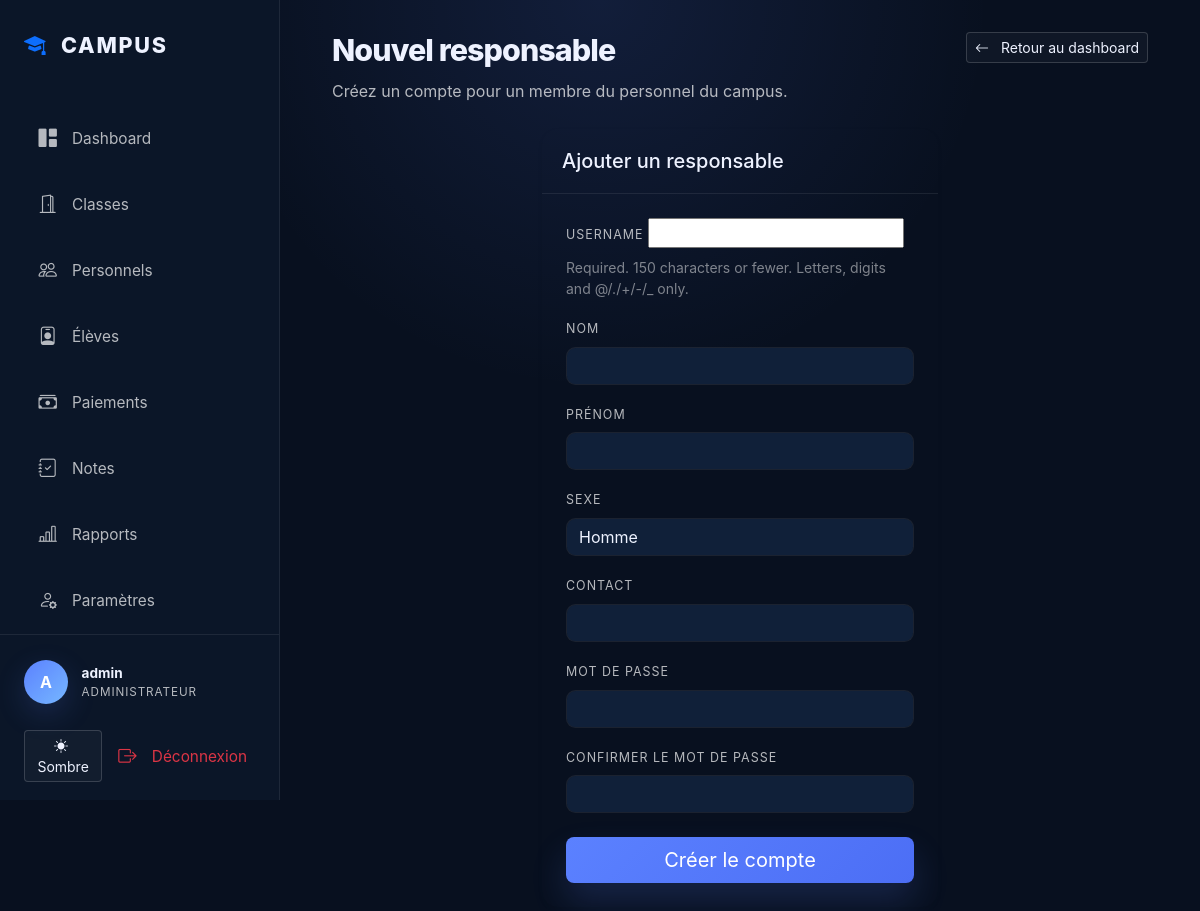
The app's page /ajouter-responsable/ (signed in) with its own data.
### my_app/models.py (models this page shows, shortened)
class Utilisateur(AbstractUser):
    ROLES = [
        ('administrateur', 'Administrateur'),
        ('responsable', 'Responsable'),
    ]
    SEXE = [
        ('homme', 'Homme'),
        ('femme', 'Femme'),
    ]
    role = models.CharField(max_length=20, choices=ROLES, blank=True, null=True)
    sexe = models.CharField(max_length=20, choices=SEXE, blank=True, null=True)
    contact = models.CharField(max_length=20, blank=True, null=True)
    objects = UtilisateurManager()

### my_app/views.py (the view)
# urls.py: path('ajouter-responsable/', ajouter_responsable, name='ajouter_responsable'),
@login_required
@user_passes_test(is_admin)
def ajouter_responsable(request):
    if request.method == "POST":
        form = ResponsableCreationForm(request.POST)
        if form.is_valid():
            responsable = form.save(commit=False)
            responsable.role = 'responsable'
            responsable.save()
            return redirect('admin_dashboard')
    else:
        form = ResponsableCreationForm()
    return render(request, 'ajouter_responsable.html', {'form': form})

### my_app/forms.py
class ResponsableCreationForm(UserCreationForm):
    first_name = forms.CharField(label="Nom", widget=forms.TextInput(attrs={'class': 'form-control'}))
    last_name = forms.CharField(label="Prénom", widget=forms.TextInput(attrs={'class': 'form-control'}))
    sexe = forms.ChoiceField(label="Sexe", choices=Utilisateur.SEXE, widget=forms.Select(attrs={'class': 'form-control'}))
    contact = forms.CharField(label="Contact", widget=forms.TextInput(attrs={'class': 'form-control'}))
    password1 = forms.CharField(label="Mot de passe", widget=forms.PasswordInput(attrs={'class': 'form-control'}))
    password2 = forms.CharField(label="Confirmer le mot de passe", widget=forms.PasswordInput(attrs={'class': 'form-control'}))
    class Meta:
        model = Utilisateur
        fields = ['username', 'first_name', 'last_name', 'sexe', 'contact', 'password1', 'password2']

### my_app/views.py (called while the page is built)
def is_admin(user):
    return user.role == 'administrateur' or user.is_superuser

### my_app/templates/ajouter_responsable.html (shortened to what this page needs)
{% extends "base.html" %}
{% block content %}
<div class="page-header mb-4">
    <div>
        <h1>Nouvel responsable</h1>
        <p class="text-muted">Créez un compte pour un membre du personnel du campus.</p>
    </div>
    <a href="{% url 'admin_dashboard' %}" class="btn btn-outline-light btn-sm">
        <i class="bi bi-arrow-left me-2"></i> Retour au dashboard
    </a>
</div>
<div class="row justify-content-center">
    <div class="col-md-6">
        <div class="card shadow-sm border-0">
            <div class="card-header">
                <h5 class="card-title mb-0">Ajouter un responsable</h5>
            </div>
            <div class="card-body p-4">
                <form method="post">
                    {% for field in form %}
                        <div class="mb-3">
                            <label class="form-label">{{ field.label }}</label>
                            {{ field }}
                            {% if field.help_text %}
                                <div class="form-text small text-muted">{{ field.help_text }}</div>
                            {% endif %}
                        </div>
                    {% endfor %}
                    <div class="d-grid mt-4">
                        <button type="submit" class="btn btn-primary btn-lg">Créer le compte</button>
                    </div>
                </form>
            </div>
        </div>
    </div>
</div>
{% endblock %}

### my_app/templates/base.html (shortened to what this page needs)
<!DOCTYPE html>
<html lang="fr">
<head>
    <link href="https://cdn.jsdelivr.net/npm/bootstrap@5.3.0/dist/css/bootstrap.min.css" rel="stylesheet">
    <link rel="stylesheet" href="https://cdn.jsdelivr.net/npm/bootstrap-icons@1.11.1/font/bootstrap-icons.css">
</head>
<body>
    <div class="wrapper">
        <nav id="sidebar">
            <div class="sidebar-header">
                <i class="bi bi-mortarboard-fill text-primary"></i>
                Campus
            </div>
            <div class="nav flex-column mt-3">
                {% if user.is_authenticated %}
                    <a href="{% if user.role == 'administrateur' %}{% url 'admin_dashboard' %}{% else %}{% url 'responsable_dashboard' %}{% endif %}" class="nav-link ">
                        <i class="bi bi-grid-1x2-fill"></i> Dashboard
                    </a>
                    {% if user.role == 'administrateur' %}
                        <a href="{% url 'liste_classes' %}" class="nav-link {% if 'classe' in request.path %}active{% endif %}">
                            <i class="bi bi-door-open"></i> Classes
                        </a>
                        <a href="{% url 'liste_responsables' %}" class="nav-link {% if 'responsables' in request.path %}active{% endif %}">
                            <i class="bi bi-people"></i> Personnels
                        </a>
                    {% endif %}
                    <a href="{% url 'liste_eleves' %}" class="nav-link {% if 'eleve' in request.path %}active{% endif %}">
                        <i class="bi bi-person-badge"></i> Élèves
                    </a>
                    <a href="{% url 'liste_paiements' %}" class="nav-link {% if 'paiement' in request.path %}active{% endif %}">
                        <i class="bi bi-cash-stack"></i> Paiements
                    </a>
                    <a href="{% url 'liste_notes' %}" class="nav-link {% if 'note' in request.path %}active{% endif %}">
                        <i class="bi bi-journal-check"></i> Notes
                    </a>
                    {% if user.role == 'administrateur' %}
                        <a href="{% url 'rapports' %}" class="nav-link {% if 'rapports' in request.path %}active{% endif %}">
                            <i class="bi bi-bar-chart-line"></i> Rapports
                        </a>
                    {% endif %}
                    <a href="{% url 'profile' %}" class="nav-link {% if 'profile' in request.path %}active{% endif %}">
                        <i class="bi bi-person-gear"></i> Paramètres
                    </a>
                {% else %}
                    <a href="{% url 'login' %}" class="nav-link">
                        <i class="bi bi-box-arrow-in-right"></i> Connexion
                    </a>
                {% endif %}
            </div>
            <div class="sidebar-footer">
                {% if user.is_authenticated %}
                    <div class="user-profile mb-3">
                        <div class="user-avatar">
                            {{ user.username|first|upper }}
                        </div>
                        <div class="user-info">
                            <span class="name">{{ user.get_full_name|default:user.username }}</span>
                            <span class="role">{{ user.role|upper }}</span>
                        </div>
                    </div>
                    <div class="d-flex gap-2 mb-2">
                        <button id="themeToggle" class="btn btn-sm btn-outline-light" title="Basculer thème">
                        </button>
                        <a href="{% url 'logout' %}" class="nav-link text-danger m-0 p-2">
                            <i class="bi bi-box-arrow-right"></i> Déconnexion
                        </a>
                    </div>
                {% endif %}
            </div>
        </nav>
        <main class="main-content">
            <div class="container-fluid">
                {% block content %}{% endblock %}
            </div>
        </main>
    </div>
</body>
</html>

### my_app/templates/base.html (style rules this page uses)
:root { --bg-color: #08101f; --surface: #102039; --card-bg: #15203a; --sidebar-bg: #0b1628; --accent-color: #5b81ff; --accent-soft: rgba(91, 129, 255, 0.18); --text-main: #eef2ff; --text-muted: rgba(255,255,255,0.70); --text-muted-weak: rgba(255,255,255,0.48); --border-color: rgba(255, 255, 255, 0.08); }
* { box-sizing: border-box; }
body { background: radial-gradient(circle at top, rgba(91, 129, 255, 0.12), transparent 35%), var(--bg-color); color: var(--text-main); font-family: 'Inter', system-ui, -apple-system, BlinkMacSystemFont, sans-serif; margin: 0; min-height: 100vh; overflow-x: hidden; }
.wrapper { display: flex; min-height: 100vh; }
#sidebar { width: 280px; background-color: var(--sidebar-bg); border-right: 1px solid var(--border-color); display: flex; flex-direction: column; position: fixed; height: 100vh; z-index: 1000; padding-bottom: 1.5rem; }
.main-content { flex: 1; margin-left: 280px; padding: 2rem 2.5rem; min-height: 100vh; }
.sidebar-header { padding: 1.8rem 1.5rem; font-weight: 800; font-size: 1.35rem; color: var(--text-main); display: flex; align-items: center; gap: 0.85rem; text-transform: uppercase; letter-spacing: 0.08em; }
.nav-link { color: var(--text-muted); padding: 0.85rem 1.4rem; display: flex; align-items: center; gap: 0.95rem; transition: all 0.2s ease; border-radius: 12px; margin: 0.35rem 1rem; font-size: 0.96rem; }
.nav-link i { font-size: 1.15rem; }
.sidebar-footer { margin-top: auto; padding: 1rem 1.5rem; border-top: 1px solid var(--border-color); }
.user-profile { display: flex; align-items: center; gap: 0.85rem; padding: 0.6rem 0; }
.user-avatar { width: 44px; height: 44px; background: linear-gradient(135deg, #5b81ff 0%, #76b7ff 100%); border-radius: 50%; display: inline-flex; align-items: center; justify-content: center; font-weight: 700; color: #fff; box-shadow: 0 10px 30px rgba(91,129,255,0.18); }
.user-info { font-size: 0.85rem; }
.user-info .name { display: block; font-weight: 700; }
.user-info .role { display: block; color: var(--text-muted); font-size: 0.73rem; text-transform: uppercase; letter-spacing: 0.08em; }
.card { background-color: var(--card-bg); border: 1px solid rgba(255,255,255,0.08); border-radius: 1rem; color: var(--text-main); box-shadow: 0 18px 45px rgba(0, 0, 0, 0.15); }
.card-header { border-bottom: 1px solid rgba(255,255,255,0.08); background: transparent; padding: 1.25rem; }
.page-header { display: flex; justify-content: space-between; align-items: flex-start; gap: 1rem; margin-bottom: 1.75rem; }
.page-header h1 { margin: 0; font-size: clamp(1.9rem, 2.3vw, 2.7rem); font-weight: 800; letter-spacing: -0.03em; }
.page-header p { margin: 0.6rem 0 0; color: var(--text-muted); max-width: 52rem; line-height: 1.7; }
.text-muted { color: var(--text-muted) !important; }
.text-muted.small { color: var(--text-muted-weak) !important; }
.card, .card-body { background: transparent; }
.card.shadow, .card.shadow-sm { box-shadow: 0 18px 45px rgba(0,0,0,0.12); }
.form-control, .form-select, .form-check-input { background-color: var(--surface) !important; border: 1px solid rgba(255,255,255,0.10) !important; color: var(--text-main) !important; border-radius: 0.6rem !important; }
.form-control::placeholder { color: var(--text-muted-weak) !important; }
.form-control, .form-select { border: 1px solid rgba(255,255,255,0.08) !important; background-color: var(--surface) !important; }
.form-text, .small, .text-muted.small { color: var(--text-muted-weak) !important; }
.form-control, .form-select, .form-check-input { background-color: var(--surface); border: 1px solid rgba(255,255,255,0.12); color: var(--text-main); border-radius: 0.9rem; transition: border-color 0.2s ease, box-shadow 0.2s ease; }
.form-label { color: var(--text-muted); letter-spacing: 0.08em; font-size: 0.78rem; text-transform: uppercase; }
.btn-primary { background: linear-gradient(135deg, #5b81ff 0%, #4c6ef5 100%); border: none; box-shadow: 0 18px 35px rgba(91,129,255,0.18); }
.btn-outline-light { color: var(--text-main); border-color: rgba(255,255,255,0.16); background: rgba(255,255,255,0.03); }

### records on screen
Utilisateur: username|first "A", get_full_name "admin", role "ADMINISTRATEUR"

### other values on screen
{{ field.label }} "USERNAME" "NOM" "PRÉNOM" "SEXE" "CONTACT" "MOT DE PASSE" "CONFIRMER LE MOT DE PASSE"
{{ field.help_text }} "Required. 150 characters or fewer. Letters, digits and @/./+/-/_ only."
